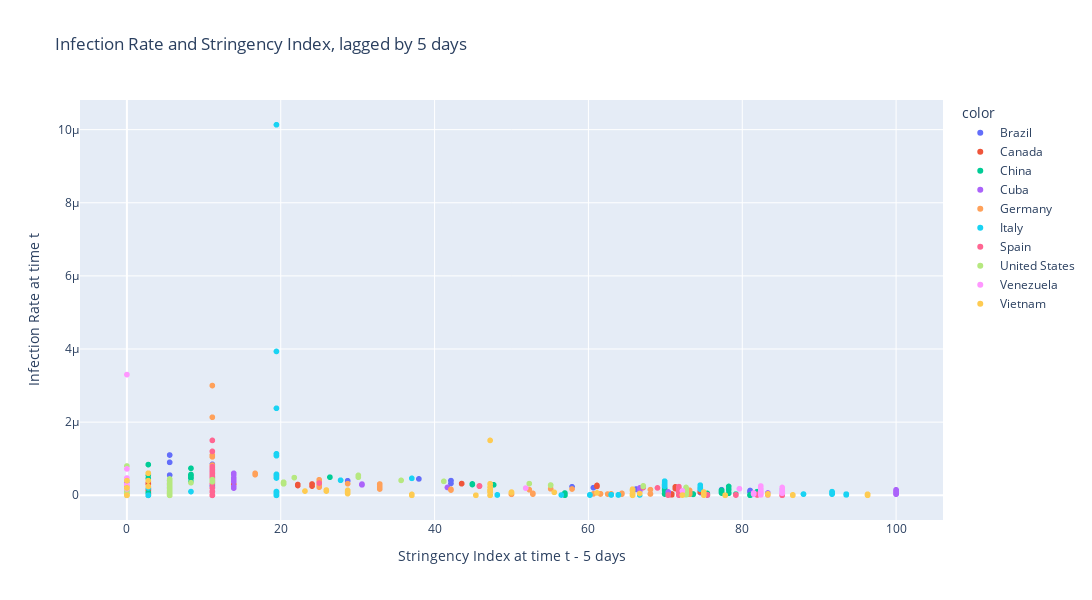

This figure's notebook cell:
### Markdown cell above
# Finding the cross correlation between *infection_rate* and past *stringency_index* values
The *infection_rate* feature is possibly linked to the *stringency_index* by a lag of some days (since infected people take some time to develop symptoms, stringency measures will likely have a correlation with how fast new people get infected in the future). A simple cross correlation will be applied between *infection_rate* and past values of *stringency_index*, using the Pearson correlation coefficient.

### Code cell
lag_days = 5
countries = ['Brazil', 'United States', 'Italy', 'Spain', 'China', 'Vietnam', 'Cuba', 'Venezuela', 'Germany', 'Canada']
to_plot = data.loc[countries]

px.scatter(x=to_plot['stringency_index'].groupby('location').shift(lag_days)[to_plot['days_into_pandemic'] >= 0], 
            y=to_plot['infection_rate'][to_plot['days_into_pandemic'] >= 0], 
            color=to_plot[to_plot['days_into_pandemic'] >= 0].index.get_level_values('location'), 
            labels={'x': 'Stringency Index at time t - {} days'.format(lag_days), 'y': 'Infection Rate at time t'},
            height=600, width=1500, 
            title='Infection Rate and Stringency Index, lagged by {} days'.format(lag_days))

### Figure 1 — Plotly figure (JSON) as saved in the notebook; plotly's stock layout.template omitted (floating-point values rounded to 4 significant figures; data arrays with more than 128 entries replaced by an {"elided": "..."} marker saying what was removed)
{"data": [{"hovertemplate": "color=Brazil<br>Stringency Index at time t - 5 days=%{x}<br>Infection Rate at time t=%{y}<extra></extra>", "legendgroup": "Brazil", "marker": {"color": "#636efa", "symbol": "circle"}, "mode": "markers", "name": "Brazil", "showlegend": true, "type": "scattergl", "x": [5.56, 5.56, 5.56, 5.56, 5.56, 5.56, 5.56, 5.56, 5.56, 5.56, 11.11, 11.11, 11.11, 11.11, 11.11, 11.11, 11.11, 11.11, 11.11, 11.11, 28.7, 37.96, 42.13, 42.13, 42.13, 57.87, 60.65, 66.2, 66.2, 71.76, 71.76, 71.76, 71.76, 71.76, 71.76, 74.54, 74.54, 74.54, 74.54, 74.54, 74.54, 74.54, 74.54, 74.54, 74.54, 74.54, 74.54, 74.54, 74.54, 74.54, 74.54, 74.54, 74.54, 74.54, 74.54, 74.54, 74.54, 74.54, 74.54, 74.54, 74.54, 74.54, 74.54, 74.54, 74.54, 77.31, 77.31, 77.31, 77.31, 77.31, 77.31, 77.31, 77.31, 77.31, 81.02, 81.02, 81.02, 81.02, 81.02, 81.02, 81.02, 81.02, 81.02, 81.02, 81.02, 81.02, 81.02, 81.02, 81.02, 81.02, 81.02, 81.02, 81.02, 81.02, 81.02, 81.02, 81.02, 81.02, 81.02, 81.02, 81.02, 77.31, 77.31, 77.31, 77.31, 77.31, 77.31, 77.31, 77.31, 77.31], "xaxis": "x", "y": [4e-07, 4e-07, 2e-07, 1e-07, 3e-07, 2e-07, 1.1e-06, 5.5e-07, 9e-07, 3.231e-07, 4.154e-07, 2.5e-07, 3.12e-07, 8.452e-07, 6.632e-07, 5.038e-07, 2.146e-07, 3.563e-07, 2.728e-07, 4.724e-07, 3.969e-07, 4.474e-07, 3.997e-07, 3.98e-07, 3.239e-07, 2.319e-07, 2.081e-07, 1.702e-07, 1.588e-07, 1.385e-07, 1.22e-07, 1.443e-07, 1.662e-07, 1.926e-07, 1.781e-07, 1.787e-07, 1.426e-07, 1.243e-07, 1.224e-07, 1.353e-07, 1.348e-07, 1.287e-07, 1.125e-07, 9.616e-08, 7.889e-08, 7.381e-08, 8.351e-08, 8.846e-08, 1.111e-07, 2.107e-07, 1.851e-07, 1.419e-07, 1.248e-07, 1.718e-07, 1.67e-07, 1.775e-07, 2.12e-07, 1.989e-07, 1.913e-07, 1.778e-07, 1.79e-07, 1.758e-07, 1.635e-07, 1.482e-07, 1.264e-07, 1.212e-07, 1.145e-07, 1.33e-07, 1.396e-07, 1.521e-07, 1.424e-07, 1.327e-07, 1.109e-07, 1.015e-07, 9.992e-08, 1.041e-07, 1.238e-07, 1.299e-07, 1.147e-07, 1.085e-07, 1.073e-07, 1.091e-07, 1.111e-07, 1.223e-07, 1.181e-07, 1.115e-07, 9.569e-08, 8.892e-08, 8.505e-08, 9.211e-08, 9.816e-08, 1.127e-07, 1.059e-07, 9.271e-08, 8.739e-08, 8.541e-08, 8.183e-08, 8.735e-08, 9.385e-08, 8.392e-08, 7.2e-08, 6.947e-08, 6.843e-08, 8.932e-08, 9.037e-08, 9.01e-08, 7.749e-08, null, null, null], "yaxis": "y"}, {"hovertemplate": "color=Canada<br>Stringency Index at time t - 5 days=%{x}<br>Infection Rate at time t=%{y}<extra></extra>", "legendgroup": "Canada", "marker": {"color": "#EF553B", "symbol": "circle"}, "mode": "markers", "name": "Canada", "showlegend": true, "type": "scattergl", "x": {"elided": "141 float values"}, "xaxis": "x", "y": {"elided": "141 float values"}, "yaxis": "y"}, {"hovertemplate": "color=China<br>Stringency Index at time t - 5 days=%{x}<br>Infection Rate at time t=%{y}<extra></extra>", "legendgroup": "China", "marker": {"color": "#00cc96", "symbol": "circle"}, "mode": "markers", "name": "China", "showlegend": true, "type": "scattergl", "x": {"elided": "167 float values"}, "xaxis": "x", "y": {"elided": "167 float values"}, "yaxis": "y"}, {"hovertemplate": "color=Cuba<br>Stringency Index at time t - 5 days=%{x}<br>Infection Rate at time t=%{y}<extra></extra>", "legendgroup": "Cuba", "marker": {"color": "#ab63fa", "symbol": "circle"}, "mode": "markers", "name": "Cuba", "showlegend": true, "type": "scattergl", "x": [0, 0, 0, 0, 0, 13.89, 13.89, 13.89, 13.89, 13.89, 13.89, 13.89, 13.89, 30.56, 30.56, 30.56, 41.67, 66.67, 66.67, 66.67, 66.67, 66.67, 66.67, 66.67, 66.67, 66.67, 66.67, 66.67, 66.67, 66.67, 66.67, 70.37, 70.37, 70.37, 70.37, 73.15, 73.15, 73.15, 73.15, 73.15, 73.15, 83.33, 83.33, 83.33, 83.33, 83.33, 83.33, 83.33, 83.33, 83.33, 83.33, 83.33, 83.33, 83.33, 83.33, 83.33, 83.33, 83.33, 83.33, 85.19, 85.19, 85.19, 85.19, 85.19, 85.19, 100, 100, 100, 100, 100, 100, 100, 100, 100, 100, 100, 100, 100, 100, 100, 100, 100, 100, 100, 100, 100, 100, 100, 100, 100, 100, 100, 100, 100, 100], "xaxis": "x", "y": [2.667e-07, 2e-07, 1e-07, 1.5e-07, 3.5e-07, 4.8e-07, 5.667e-07, 6e-07, 4.4e-07, 3.7e-07, 2.412e-07, 2.359e-07, 1.957e-07, 2.873e-07, 2.844e-07, 3.054e-07, 2.125e-07, 2e-07, 1.407e-07, 1.512e-07, 1.217e-07, 1.252e-07, 1.113e-07, 1.221e-07, 1.266e-07, 1.406e-07, 1.363e-07, 1.292e-07, 1.157e-07, 1.08e-07, 9.526e-08, 8.945e-08, 8.288e-08, 8.288e-08, 8.138e-08, 8.103e-08, 7.801e-08, 7.566e-08, 7.132e-08, 6.502e-08, 6.33e-08, 6.189e-08, 5.611e-08, 4.879e-08, 4.759e-08, 4.472e-08, 4.06e-08, 4.18e-08, 5.607e-08, 5.587e-08, 5.297e-08, 4.719e-08, 4.398e-08, 3.265e-08, 2.78e-08, 2.718e-08, 2.592e-08, 2.717e-08, 2.778e-08, 2.783e-08, 3.187e-08, 3.297e-08, 3.902e-08, 3.696e-08, 4.227e-08, 3.53e-08, 4.028e-08, 3.098e-08, 3.26e-08, 4.033e-08, 4.801e-08, 4.609e-08, 6.146e-08, 6.825e-08, 6.461e-08, 7.443e-08, 9.287e-08, 9.822e-08, 1.338e-07, 1.483e-07, 1.334e-07, 1.081e-07, 9.672e-08, 9.28e-08, 1.005e-07, 9.21e-08, 7.321e-08, 6.343e-08, 3.695e-08, 3.472e-08, 3.141e-08, 3.554e-08, null, null, null], "yaxis": "y"}, {"hovertemplate": "color=Germany<br>Stringency Index at time t - 5 days=%{x}<br>Infection Rate at time t=%{y}<extra></extra>", "legendgroup": "Germany", "marker": {"color": "#FFA15A", "symbol": "circle"}, "mode": "markers", "name": "Germany", "showlegend": true, "type": "scattergl", "x": {"elided": "139 float values"}, "xaxis": "x", "y": {"elided": "139 float values"}, "yaxis": "y"}, {"hovertemplate": "color=Italy<br>Stringency Index at time t - 5 days=%{x}<br>Infection Rate at time t=%{y}<extra></extra>", "legendgroup": "Italy", "marker": {"color": "#19d3f3", "symbol": "circle"}, "mode": "markers", "name": "Italy", "showlegend": true, "type": "scattergl", "x": {"elided": "136 float values"}, "xaxis": "x", "y": {"elided": "136 float values"}, "yaxis": "y"}, {"hovertemplate": "color=Spain<br>Stringency Index at time t - 5 days=%{x}<br>Infection Rate at time t=%{y}<extra></extra>", "legendgroup": "Spain", "marker": {"color": "#FF6692", "symbol": "circle"}, "mode": "markers", "name": "Spain", "showlegend": true, "type": "scattergl", "x": {"elided": "135 float values"}, "xaxis": "x", "y": {"elided": "135 float values"}, "yaxis": "y"}, {"hovertemplate": "color=United States<br>Stringency Index at time t - 5 days=%{x}<br>Infection Rate at time t=%{y}<extra></extra>", "legendgroup": "United States", "marker": {"color": "#B6E880", "symbol": "circle"}, "mode": "markers", "name": "United States", "showlegend": true, "type": "scattergl", "x": {"elided": "146 float values"}, "xaxis": "x", "y": {"elided": "146 float values"}, "yaxis": "y"}, {"hovertemplate": "color=Venezuela<br>Stringency Index at time t - 5 days=%{x}<br>Infection Rate at time t=%{y}<extra></extra>", "legendgroup": "Venezuela", "marker": {"color": "#FF97FF", "symbol": "circle"}, "mode": "markers", "name": "Venezuela", "showlegend": true, "type": "scattergl", "x": [0, 0, 0, 0, 0, 0, 51.85, 72.22, 79.63, 82.41, 82.41, 82.41, 82.41, 82.41, 82.41, 82.41, 82.41, 82.41, 82.41, 82.41, 82.41, 82.41, 82.41, 82.41, 82.41, 82.41, 82.41, 82.41, 82.41, 82.41, 82.41, 82.41, 82.41, 82.41, 82.41, 82.41, 82.41, 82.41, 82.41, 82.41, 82.41, 82.41, 82.41, 82.41, 82.41, 82.41, 82.41, 82.41, 82.41, 82.41, 82.41, 82.41, 82.41, 82.41, 82.41, 82.41, 82.41, 82.41, 82.41, 82.41, 82.41, 82.41, 82.41, 82.41, 82.41, 85.19, 85.19, 85.19, 85.19, 85.19, 85.19, 85.19, 85.19, 85.19, 85.19, 85.19, 85.19, 85.19, 85.19, 85.19, 85.19, 85.19, 85.19, 85.19, 85.19, 81.48, 81.48, 81.48, 81.48, 81.48, 81.48, 81.48, 81.48], "xaxis": "x", "y": [3.3e-06, 7.2e-07, 4.706e-07, 1.939e-07, 2.944e-07, 1.762e-07, 1.952e-07, 1.2e-07, 1.782e-07, 1.194e-07, 1.072e-07, 1.105e-07, 7.609e-08, 1.173e-07, 7.18e-08, 9.231e-08, 5.806e-08, 7.312e-08, 4.04e-08, 4.898e-08, 4.681e-08, 3.958e-08, 2.8e-08, 3.441e-08, 2.581e-08, 2.151e-08, 4.103e-08, 5.641e-08, 4.932e-08, 6.582e-08, 8.286e-08, 6.571e-08, 9.87e-08, 1.595e-07, 1.405e-07, 1.543e-07, 1.292e-07, 1.292e-07, 7.848e-08, 8.59e-08, 4.571e-08, 4.659e-08, 1.989e-08, 1.461e-08, 1.13e-08, 1.13e-08, 1.788e-08, 3.094e-08, 2.938e-08, 2.995e-08, 4.656e-08, 3.81e-08, 3.212e-08, 4.663e-08, 5.699e-08, 4.575e-08, 4.158e-08, 3.318e-08, 5.121e-08, 4.663e-08, 8.498e-08, 1.049e-07, 1.773e-07, 2.324e-07, 2.517e-07, 2.13e-07, 1.658e-07, 1.42e-07, 1.22e-07, 1.051e-07, 8.916e-08, 7.091e-08, 7.284e-08, 5.546e-08, 6.052e-08, 5.909e-08, 7.913e-08, 8.644e-08, 9.749e-08, 9.353e-08, 8.658e-08, 8.186e-08, 6.44e-08, 5.818e-08, 5.71e-08, 6.35e-08, 5.072e-08, 4.732e-08, 3.869e-08, 3.004e-08, null, null, null], "yaxis": "y"}, {"hovertemplate": "color=Vietnam<br>Stringency Index at time t - 5 days=%{x}<br>Infection Rate at time t=%{y}<extra></extra>", "legendgroup": "Vietnam", "marker": {"color": "#FECB52", "symbol": "circle"}, "mode": "markers", "name": "Vietnam", "showlegend": true, "type": "scattergl", "x": {"elided": "144 float values"}, "xaxis": "x", "y": {"elided": "144 float values"}, "yaxis": "y"}], "layout": {"height": 600, "legend": {"title": {"text": "color"}, "tracegroupgap": 0}, "title": {"text": "Infection Rate and Stringency Index, lagged by 5 days"}, "width": 1500, "xaxis": {"anchor": "y", "domain": [0, 1], "title": {"text": "Stringency Index at time t - 5 days"}}, "yaxis": {"anchor": "x", "domain": [0, 1], "title": {"text": "Infection Rate at time t"}}}}
